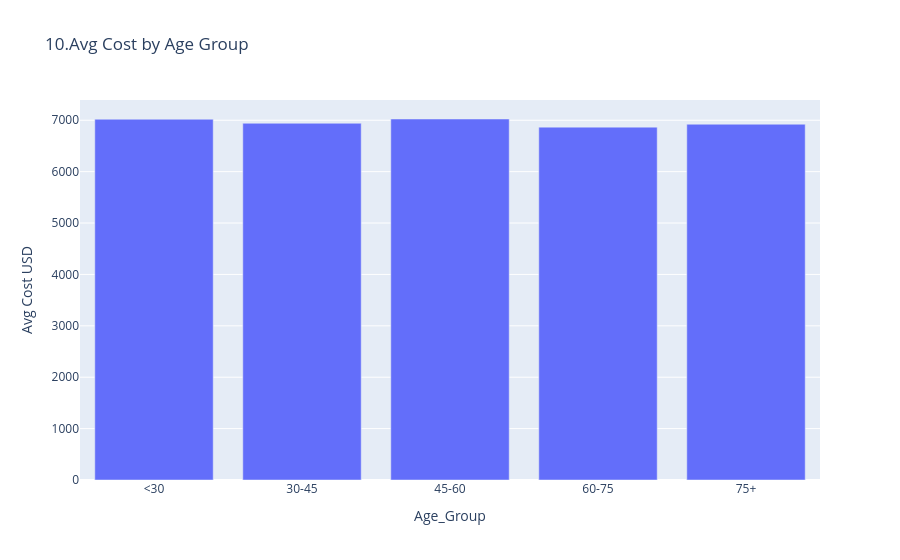

Notebook cell for this chart:
### Code cell
# 10.INTERACTIVE BAR:Avg Cost by Age Group
avg_cost_age=df.groupby("Age_Group",observed=True)["Total_Cost_USD"].mean().reset_index()
fig=px.bar(avg_cost_age,x="Age_Group",y="Total_Cost_USD",title="10.Avg Cost by Age Group",labels={"Total_Cost_USD":"Avg Cost USD"})
fig.show()

### Figure 1 — Plotly figure (JSON) as saved in the notebook; plotly's stock layout.template omitted (floating-point values rounded to 4 significant figures)
{"data": [{"hovertemplate": "Age_Group=%{x}<br>Avg Cost USD=%{y}<extra></extra>", "legendgroup": "", "marker": {"color": "#636efa", "pattern": {"shape": ""}}, "name": "", "orientation": "v", "showlegend": false, "textposition": "auto", "type": "bar", "x": ["<30", "30-45", "45-60", "60-75", "75+"], "xaxis": "x", "y": [7020.0, 6941.0, 7025.0, 6866.0, 6923.0], "yaxis": "y"}], "layout": {"barmode": "relative", "legend": {"tracegroupgap": 0}, "title": {"text": "10.Avg Cost by Age Group"}, "xaxis": {"anchor": "y", "domain": [0, 1], "title": {"text": "Age_Group"}}, "yaxis": {"anchor": "x", "domain": [0, 1], "title": {"text": "Avg Cost USD"}}}}
